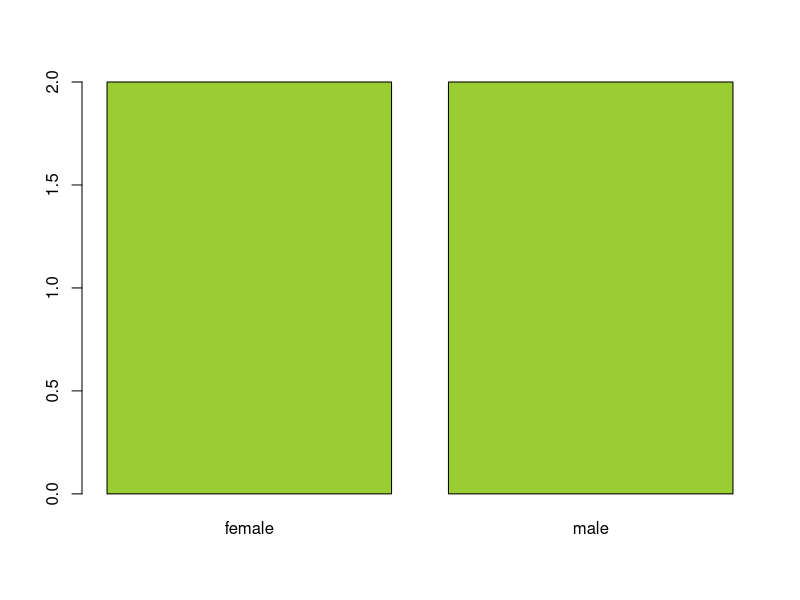

Generate this figure with R: (Note: this script raises an error after producing the figure.)
#Lecture 5 Notes
#outline: apply() function
#logical values
#Factors
#Pre-defined constants

#Intro Demo: 
x <- c(1:9)
y <- c(1:12)
z <- c(1:15)

#Create a list
nw_lst <- list(x,y,z)

#use lapply() used on a list. Returns a list
lapply(nw_lst, sum)

#use sapply() on a list. Returns a vector of the data
sapply(nw_lst, sum)

#------------------------------------------------------------------
#Demo 1: Logical Values
data(state) #load 'state' data set
#Remove unwanted data sets
rm(state.center)
rm(state.division)
rm(state.region)
rm(state.x77)

is.vector(state.area)
state.area #area codes

#How many US states have ana rea less than 10 000 sq miles?
smlst <- state.area < 10000
smlst

sum(smlst) #8 small states
class(smlst)

#US states that have an area greater than 10 000 sq miles
lrgst <- state.area > 100000
lrgst
sum(lrgst) #8 large states

#------------------------------------------------------------------
#Demo 3: Logical Values
#How many US states have an area less than 10 000 square miles OR
# greater than 100 000 square miles?
smlst | lrgst #Using the OR operator
sum(smlst | lrgst)

#AND
sum(smlst & lrgst) #an impossibility
?sum()

#------------------------------------------------------------------
#Demo 3: which() returns index positions
state.name
which(state.name =="Alaska") #2nd in the list

x <- sort(state.area)
x
which (x>= 158693) # position in the vector
is.vector(state.area)

which(state.area==5009) #state.area, not sorted states in 'x'
#------------------------------------------------------------------
#Demo 4: FACTORS, tells R that there is a nominal
?factor()
#create a factor with elements
gndr <- factor(c("male", "female", "female", "male"))
gndr

#what are the levels?
levels(gndr)
#how many levels are there
nlevels(gndr)
#table returns a frequency table\
table(gndr)
#plot returns a bar chart
plot(gndr, col = "yellowgreen")

#------------------------------------------------------------------
#Demo 5: Ordinal Data
cls_grds <- factor(c("A", "B"))
cls_grds

nlevels(cls_grds)
is.factor(cls_grds)

cls_grds1 <- factor(c("B", "A"))
cls_grds1

#using ordered() to create a factor
cls_grds2 <- ordered(c("A", "B"))
cls_grds2
is.factor(cls_grds2)

cls_grds3 <- ordered(c("B", "A"))
cls_grds3
is.ordered(cls_grds3)

cls_grds4 <- ordered(c("B", "3", "A"))
cls_grds4
is.factor(cls_grds4)
#------------------------------------------------------------------
#Demo 6
#using sub() to replace the first match only in a string
#syntax sub(old,new,string)

y <- c("Hello, PSTAT 10")
y
sub("PSTAT 10", "MATH 8", y) #replace PASTAT 10 with MATH 8

#another ex
z <- c("Goodbye, goodbye and farewell, goodbye")
sub("goodbye", "so long", z) #replaces first one only
gsub("goodbye", "so long", z) #global substitution 

#Pre-defined constants in R
letters #lower-case letters
LETTERS #upper-case letters

month.abb #3-letter abbreviations
month.name #names in full
is.vector(letters)

#EX.
letters[1:4]
month.name[1:4]
month.abb[10:12]
which(LETTERS == "X") #X is position 24 in the alphabet
which(LETTERS >= "X") #greater than this position
#------------------------------------------------------------------
#Demo 7: A few extras
#Assignmnet operator: logical and global
x = 5 #assigns value 5 to x logically
x <- 5 #assings the value 5 to x globally
x == 5 # is x = 5?

#which()
z <- c(7,3,9,8)
which(z > 3)
which(z > 8)

#Assignment operator(local)
#delete x
rm(x)
mean(x = 1:10)
sum(x)
x #no longer here

#(global)
#delete x
rm(x)
mean(x<1:10)
sum(x)
x

#mode again. install statip
x <- c(10, 20, 30, 20, 20, 25, 29, 26)
mfv(x)

#install DescTools
Mode(x)

#note: mode() in lower-case
mode(x)




